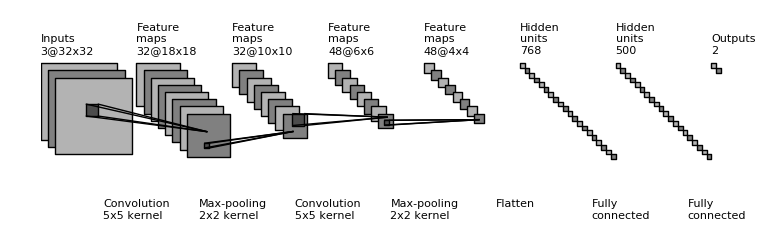

The script that drew this image:
import os
import numpy as np
import matplotlib.pyplot as plt
plt.rcdefaults()
from matplotlib.lines import Line2D
from matplotlib.patches import Rectangle
from matplotlib.collections import PatchCollection

saveName = '4'

NumConvMax = 8
NumFcMax = 20
White = 1.
Light = 0.7
Medium = 0.5
Dark = 0.3
Black = 0.


def add_layer(patches, colors, size=24, num=5,
              top_left=[0, 0],
              loc_diff=[3, -3],
              ):
    # add a rectangle
    top_left = np.array(top_left)
    loc_diff = np.array(loc_diff)
    loc_start = top_left - np.array([0, size])
    for ind in range(num):
        patches.append(Rectangle(loc_start + ind * loc_diff, size, size))
        if ind % 2:
            colors.append(Medium)
        else:
            colors.append(Light)


def add_mapping(patches, colors, start_ratio, patch_size, ind_bgn,
                top_left_list, loc_diff_list, num_show_list, size_list):

    start_loc = top_left_list[ind_bgn] \
        + (num_show_list[ind_bgn] - 1) * np.array(loc_diff_list[ind_bgn]) \
        + np.array([start_ratio[0] * size_list[ind_bgn],
                    -start_ratio[1] * size_list[ind_bgn]])

    end_loc = top_left_list[ind_bgn + 1] \
        + (num_show_list[ind_bgn + 1] - 1) \
        * np.array(loc_diff_list[ind_bgn + 1]) \
        + np.array([(start_ratio[0] + .5 * patch_size / size_list[ind_bgn]) *
                    size_list[ind_bgn + 1],
                    -(start_ratio[1] - .5 * patch_size / size_list[ind_bgn]) *
                    size_list[ind_bgn + 1]])

    patches.append(Rectangle(start_loc, patch_size, patch_size))
    colors.append(Dark)
    patches.append(Line2D([start_loc[0], end_loc[0]],
                          [start_loc[1], end_loc[1]]))
    colors.append(Black)
    patches.append(Line2D([start_loc[0] + patch_size, end_loc[0]],
                          [start_loc[1], end_loc[1]]))
    colors.append(Black)
    patches.append(Line2D([start_loc[0], end_loc[0]],
                          [start_loc[1] + patch_size, end_loc[1]]))
    colors.append(Black)
    patches.append(Line2D([start_loc[0] + patch_size, end_loc[0]],
                          [start_loc[1] + patch_size, end_loc[1]]))
    colors.append(Black)


def label(xy, text, xy_off=[0, 4]):
    plt.text(xy[0] + xy_off[0], xy[1] + xy_off[1], text,
             family='sans-serif', size=8)


if __name__ == '__main__':

    fc_unit_size = 2
    layer_width = 40

    patches = []
    colors = []

    fig, ax = plt.subplots()


    ############################
    # conv layers
    size_list = [32, 18, 10, 6, 4]
    num_list = [3, 32, 32, 48, 48]
    x_diff_list = [0, layer_width, layer_width, layer_width, layer_width]
    text_list = ['Inputs'] + ['Feature\nmaps'] * (len(size_list) - 1)
    loc_diff_list = [[3, -3]] * len(size_list)

    num_show_list = list(map(min, num_list, [NumConvMax] * len(num_list)))
    top_left_list = np.c_[np.cumsum(x_diff_list), np.zeros(len(x_diff_list))]

    for ind in range(len(size_list)):
        add_layer(patches, colors, size=size_list[ind],
                  num=num_show_list[ind],
                  top_left=top_left_list[ind], loc_diff=loc_diff_list[ind])
        label(top_left_list[ind], text_list[ind] + '\n{}@{}x{}'.format(
            num_list[ind], size_list[ind], size_list[ind]))


    ############################
    # in between layers
    start_ratio_list = [[0.4, 0.5], [0.4, 0.8], [0.4, 0.5], [0.4, 0.8]]
    patch_size_list = [5, 2, 5, 2]
    ind_bgn_list = range(len(patch_size_list))
    text_list = ['Convolution', 'Max-pooling', 'Convolution', 'Max-pooling']

    for ind in range(len(patch_size_list)):
        add_mapping(patches, colors, start_ratio_list[ind],
                    patch_size_list[ind], ind,
                    top_left_list, loc_diff_list, num_show_list, size_list)
        label(top_left_list[ind], text_list[ind] + '\n{}x{} kernel'.format(
            patch_size_list[ind], patch_size_list[ind]), xy_off=[26, -65])


    ############################
    # fully connected layers
    size_list = [fc_unit_size, fc_unit_size, fc_unit_size]
    num_list = [768, 500, 2]
    num_show_list = list(map(min, num_list, [NumFcMax] * len(num_list)))
    x_diff_list = [sum(x_diff_list) + layer_width, layer_width, layer_width]
    top_left_list = np.c_[np.cumsum(x_diff_list), np.zeros(len(x_diff_list))]
    loc_diff_list = [[fc_unit_size, -fc_unit_size]] * len(top_left_list)
    text_list = ['Hidden\nunits'] * (len(size_list) - 1) + ['Outputs']

    for ind in range(len(size_list)):
        add_layer(patches, colors, size=size_list[ind], num=num_show_list[ind],
                  top_left=top_left_list[ind], loc_diff=loc_diff_list[ind])
        label(top_left_list[ind], text_list[ind] + '\n{}'.format(
            num_list[ind]))

    text_list = ['Flatten\n', 'Fully\nconnected', 'Fully\nconnected']

    for ind in range(len(size_list)):
        label(top_left_list[ind], text_list[ind], xy_off=[-10, -65])

    ############################
    colors += [0, 1]
    collection = PatchCollection(patches, cmap=plt.cm.gray)
    collection.set_array(np.array(colors))
    ax.add_collection(collection)
    plt.tight_layout()
    plt.axis('equal')
    plt.axis('off')
    fig.set_size_inches(8, 2.5)

    fig_dir = './'
    fig_ext = '.png'

    plt.savefig('../images/'+saveName+'.png',dpi=600)
    plt.show()
